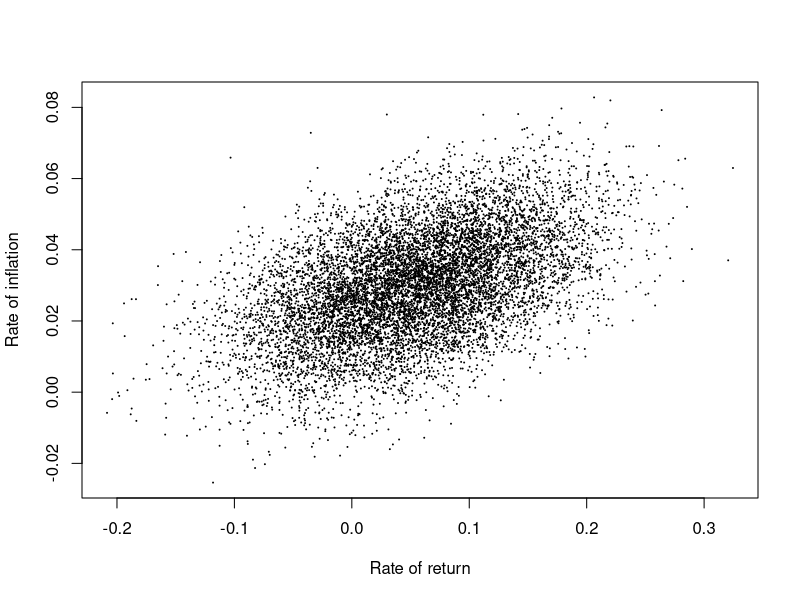
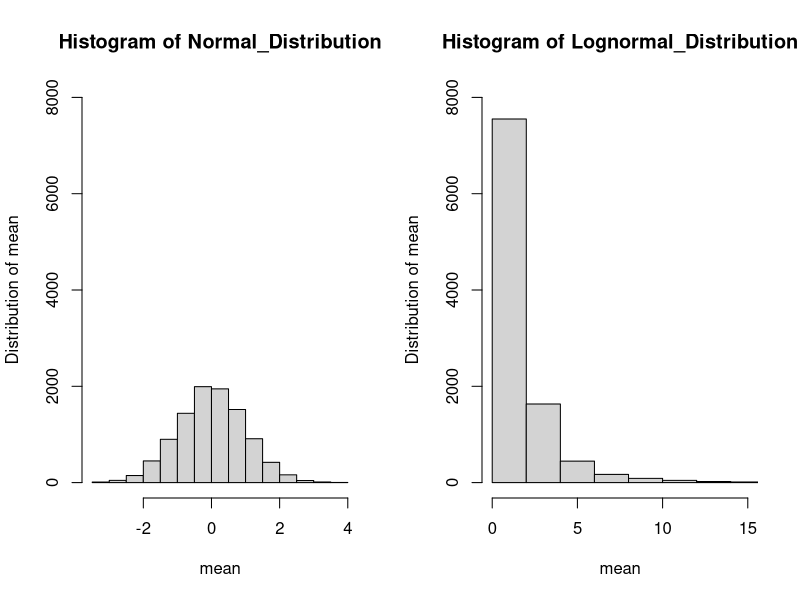
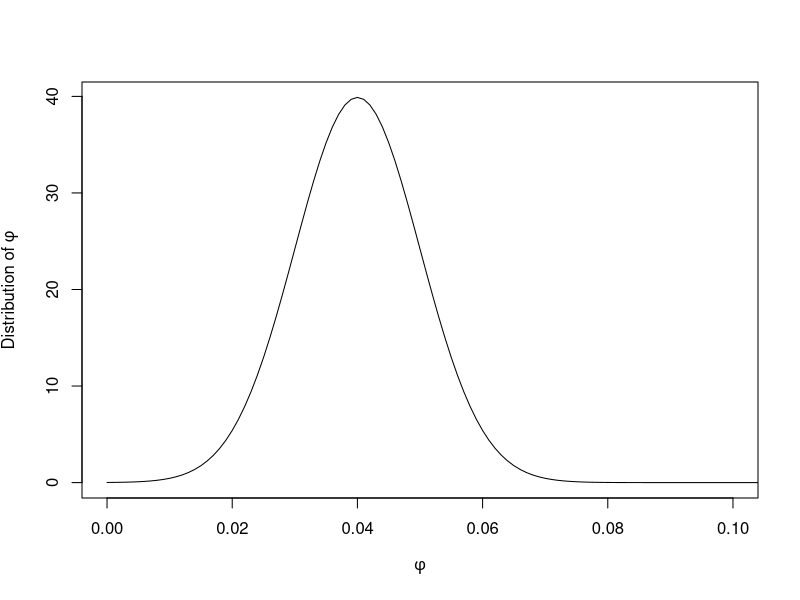
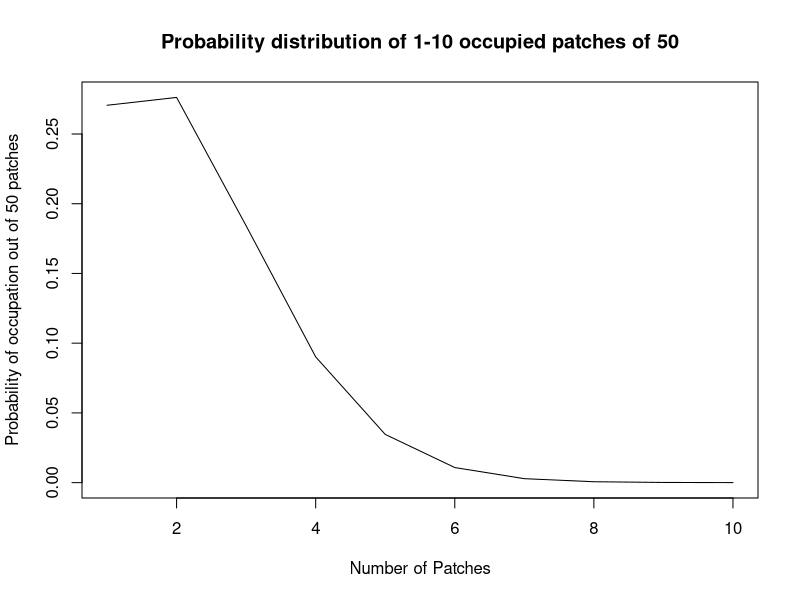
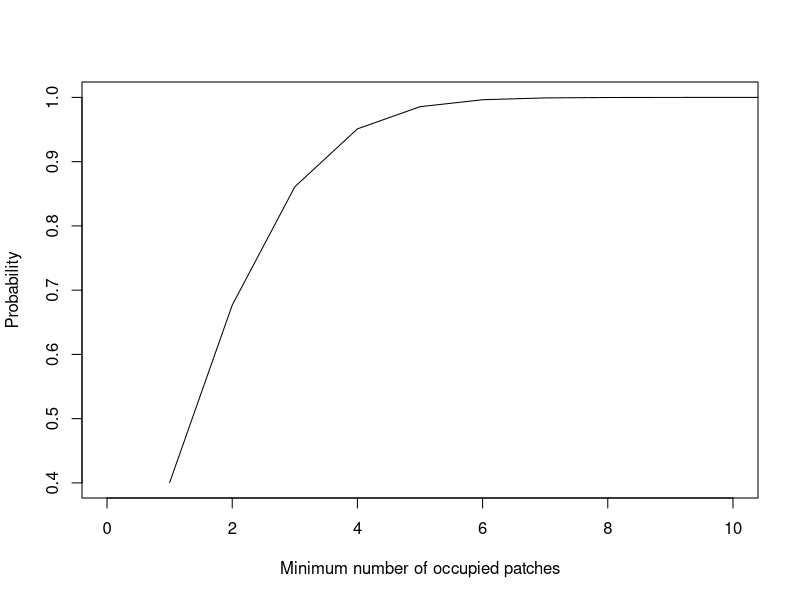
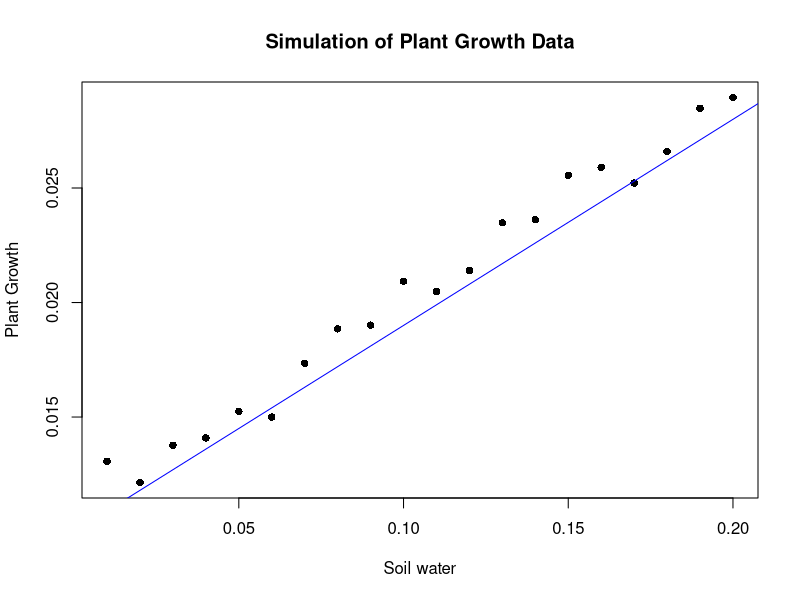
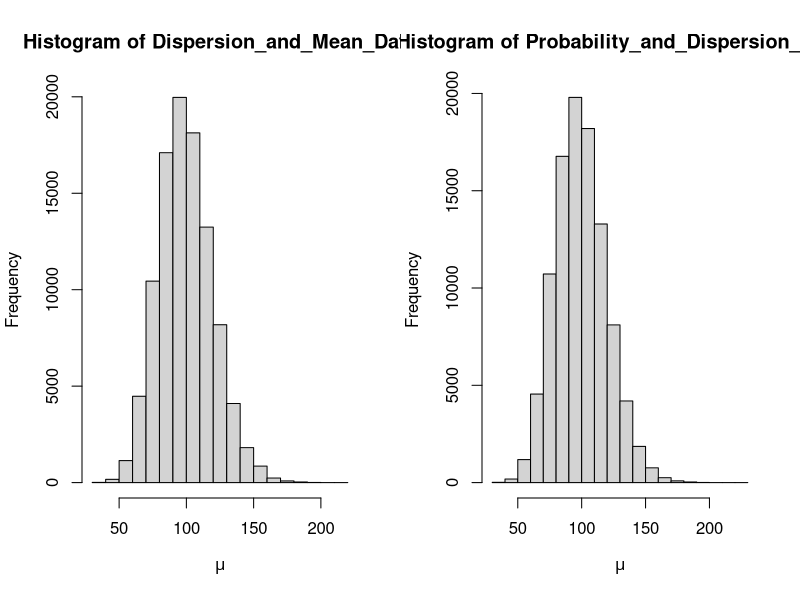

The R source for these figures, in order:
### Lab 2

### Section 7 

## 7.3
set.seed(1234)
data1 = rpois(100000,33.32)
summary(data1)
mean(data1)
var(data1)
qpois(0.05,33.32, lower.tail = TRUE)
1 - qpois(0.95,33.32, lower.tail = TRUE)


## 7.4

probs = c(0.07,0.13,0.15,0.23,0.42)
data2 = rmultinom(1, size = 80, prob = probs)
liker_scale = c("strongly disagree", 
                "disagree",
                "neither a nor d",
                "agree",
                "strongly agree")
data2 = data.frame(liker_scale,data2)
data2

## 7.5 

dnorm(94, mean = 103.4, sd = 23.3) # y_i ~ N(103.4, 23.3)
#do separate 
pnorm(110, mean = 103.4, sd = 23.3)-pnorm(90, mean = 103.4, sd = 23.3)

### 7.6 

dbinom(4,24,0.12) # y_i ~ Binomial(0.12, n=24) 

### 7.7 

probs = c(0.56,0.06,0.16,0.22)
data3 = c(65,4,25,26)
dmultinom(data3,120, prob = probs)

### 7.8 

dnorm(1.5, mean = 1.9, sd = 1.4)
qnorm(0.975, mean = 1.9, sd = 1.4)
qnorm(0.025, mean = 1.9, sd = 1.4)

### 8.0 

library(MASS)
DrawRates=function(n,int,int.sd,inf,inf.sd,rho.rates){
  
  covar=rho.rates*int.sd*inf.sd
  
    Sigma=matrix(c(int.sd^2,
                   covar,
                   covar,
                   inf.sd^2),2,2)
    
      
      mu=c(int,inf)
      
        x=(mvrnorm(n=n,mu=mu,Sigma))
        
          
          #x[x[,2]<0]=0 #do not allow for deflation
          
          
          return(x)
        }
mu.int=0.0531
sd.int=0.0746
mu.inf=0.03
sd.inf=0.015
rho=0.5
n=10000
x=DrawRates(n,int=mu.int,int.sd=sd.int,inf=mu.inf,inf.sd=sd.inf,rho.rates=rho)
plot(x[,1],x[,2],pch=19,cex=.05,xlab="Rate of return",ylab="Rate of inflation")


### Section 9
set.seed(1234)
Normal_Distribution = rnorm(10000,mean = 0, sd = 1)
Lognormal_Distribution = rlnorm(10000, meanlog = 0, sdlog = 1)

par(mfrow = c(1,2))
hist(Normal_Distribution, ylim = c(0,8000), xlab = "mean", ylab = "Distribution of mean")
hist(Lognormal_Distribution, ylim = c(0,8000), xlim = c(0,15), xlab = "mean", ylab = "Distribution of mean")

mean(Normal_Distribution)
var(Normal_Distribution)
mean(Lognormal_Distribution)
var(Lognormal_Distribution)

exp(0 + 1^2/2)
(exp(1^2)-1)*(exp(2*0+1^2))
### 9.3.a
par(mfrow = c(1,1))
set.seed(1950)
phi_values = seq(0,1,0.001)
data5 = dnorm(phi_values, mean = 0.04, sd = 0.01)
plot(phi_values, data5, type="l",xlim = c(0,0.1),ylab = bquote("Distribution of" ~ phi), xlab = expression(phi))

### 9.3.b
data5 = dbinom(5,size = 50,prob = 0.04)
data5

### 9.3.c

ys = seq(1,10)
data = dbinom(ys,  size = 50, prob = 0.04)
plot(ys, data, type = "l",
     ylab = "Probability of occupation out of 50 patches",
     xlab = "Number of Patches",
     main = "Probability distribution of 1-10 occupied patches of 50")

### 9.3.d
## at least 5, means 4 or less
data = pbinom(4,50,0.04, lower.tail = FALSE)
data

### 9.3.e 

ys = seq(1:50)
data = pbinom(ys,50,0.04, lower.tail = TRUE)
plot(ys, data, type = "l",
     xlim = c(0,10),
     xlab = "Minimum number of occupied patches",
     ylab  ="Probability")

### 9.3.f 

data_sim = rbinom(n=75, size = 1,prob = 0.04)
data_sim


### 9.4

# y_i \sim Normal(\mu_i, \sigma^2)
# mu_i = \beta_0 + \beta_1x_i

beta0 = 0.01
beta1 = 0.09
x = seq(0.01,0.2,0.01)
y = 0

for (i in 1:length(x)) {
  y[i] = beta0 + beta1* x[i] + rnorm(1,0.001,0.0009)
}
data = data.frame(x  = x, y=y)
plot(data, pch=16, xlab = "Soil water", 
     ylab = "Plant Growth", 
     main = "Simulation of Plant Growth Data")
abline(a=beta0, b=beta1, col = "blue")
     
### 9.5
set.seed(1234)
par(mfrow = c(1,2))
n = 100000
mu = 100
var = 400 
disp = mu^2/(var-mu)
phi = disp/(mu+disp)

Dispersion_and_Mean_Data = rnbinom(size=disp, n=n, mu = mu)
hist(Dispersion_and_Mean_Data, xlab = expression(mu))

Probability_and_Dispersion_Data = rnbinom(size=disp, prob = phi, n=n)
hist(Probability_and_Dispersion_Data, xlab = expression(mu))

